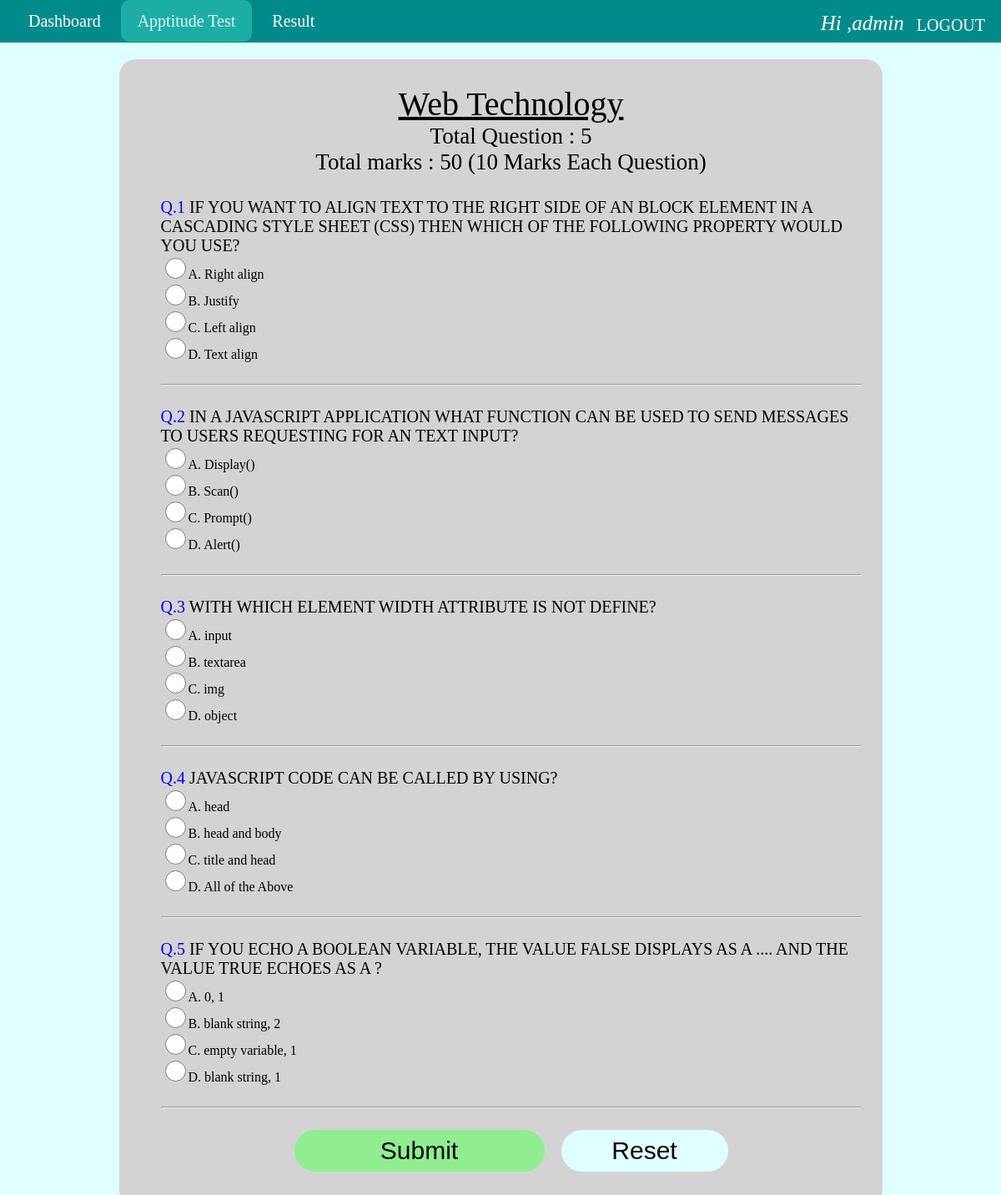
Screenshot of /test.php?topic=Web Technology (signed in) with the database file from the repository.
### tables this page shows
CREATE TABLE `test` (
  `id` int(11) NOT NULL,
  `topic` varchar(50) NOT NULL,
  `each_carry` int(11) NOT NULL,
  `q1` varchar(250) NOT NULL,
  `q1_option1` varchar(50) NOT NULL,
  `q1_option2` varchar(50) NOT NULL,
  `q1_option3` varchar(50) NOT NULL,
  `q1_option4` varchar(50) NOT NULL,
  `q1_answer` varchar(50) NOT NULL,
  `q2` varchar(250) NOT NULL,
  `q2_option1` varchar(50) NOT NULL,
  `q2_option2` varchar(50) NOT NULL,
  `q2_option3` varchar(50) NOT NULL,
  `q2_option4` varchar(50) NOT NULL,
  `q2_answer` varchar(50) NOT NULL,
  `q3` varchar(250) NOT NULL,
  `q3_option1` varchar(50) NOT NULL,
  `q3_option2` varchar(50) NOT NULL,
  `q3_option3` varchar(50) NOT NULL,
  `q3_option4` varchar(50) NOT NULL,
  `q3_answer` varchar(50) NOT NULL,
  `q4` varchar(250) NOT NULL,
  `q4_option1` varchar(50) NOT NULL,
  `q4_option2` varchar(50) NOT NULL,
  `q4_option3` varchar(50) NOT NULL,
  `q4_option4` varchar(50) NOT NULL,
  `q4_answer` varchar(50) NOT NULL,
  `q5` varchar(250) NOT NULL,
  `q5_option1` varchar(50) NOT NULL,
  `q5_option2` varchar(50) NOT NULL,
  `q5_option3` varchar(25) NOT NULL,
  `q5_option4` varchar(50) NOT NULL,
  `q5_answer` varchar(50) NOT NULL
);

### php/session.php (called while the page is built, shortened)
<?php
   if(!isset($_SESSION['login_user'])){
      header("location:login.php");
   }
   else{
	   $login_session = $_SESSION['login_user'];
   }
?>

### test.php (the view, shortened to what this page needs)
<?php
include("php/session.php");
if($_GET['topic']){
	$topic = $_GET['topic'];
	$sql = "select * from test where topic = '$topic' ";
	$query = mysqli_query($con,$sql);
	$result = mysqli_fetch_assoc($query);
	$total_question = 5;
	$total_marks = $total_question * $result['each_carry'];
?>
<html>
 <head>
 	<link rel="stylesheet" type="text/css" href="css/home.css">
 </head>
 <body bgcolor="lightcyan">
<nav>
	<a href="dashboard.php">Dashboard</a>
	<a href="test.php" class="active">Apptitude Test</a>
	<a href="result.php">Result</a>
	<a href="php/logout.php" style="float: right;margin: 0;padding: 5px;opacity: 1.0">LOGOUT</a>
	<font style="float: right;font-size: 25;padding-right:10px;font-style: italic; color: white">Hi ,<?php echo $login_session ?></font>
</nav>
 <center>
 <div>
 	<form onsubmit="return submitTest()" method="post" style="text-align: left;">
 		<center>
 		<p style="text-decoration: underline;margin-bottom: 0px;font-size: 40;margin-top: 5px;"><?php echo $_GET['topic'];?></p>
 		<p style="margin-top: 0px;font-size: 27;margin-bottom: 0px;">Total Question : <?php echo $total_question; ?></p>
 		<p style="font-size: 27;margin-top: 0px;">Total marks : <?php echo $total_marks; ?> (<?php echo $result['each_carry']; ?> Marks Each Question)</p>
 		</center>
		<label><font color="blue">Q.1</font> <?php echo $result['q1']; ?></label><br>
		<input type="radio" name="q1" value="<?php echo $result['q1_option1']; ?>">A. <?php echo $result['q1_option1']; ?><br>
		<input type="radio" name="q1" value="<?php echo $result['q1_option2']; ?>">B. <?php echo $result['q1_option2']; ?><br>
		<input type="radio" name="q1" value="<?php echo $result['q1_option3']; ?>">C. <?php echo $result['q1_option3']; ?><br>
		<input type="radio" name="q1" value="<?php echo $result['q1_option4']; ?>">D. <?php echo $result['q1_option4']; ?><br>
		<br><hr><br>
		<label>
			<font color="blue">Q.2</font> <?php echo $result['q2']; ?>
		</label><br>
		<input type="radio" name="q2" value="<?php echo $result['q2_option1']; ?>">A. <?php echo $result['q2_option1']; ?><br>
		<input type="radio" name="q2" value="<?php echo $result['q2_option2']; ?>">B. <?php echo $result['q2_option2']; ?><br>
		<input type="radio" name="q2" value="<?php echo $result['q2_option3']; ?>">C. <?php echo $result['q2_option3']; ?><br>
		<input type="radio" name="q2" value="<?php echo $result['q2_option4']; ?>">D. <?php echo $result['q2_option4']; ?><br>
		<br><hr><br>
			<label><font color="blue">Q.3</font> <?php echo $result['q3']; ?></label><br>
		<input type="radio" name="q3" value="<?php echo $result['q3_option1']; ?>">A. <?php echo $result['q3_option1']; ?><br>
		<input type="radio" name="q3" value="<?php echo $result['q3_option2']; ?>">B. <?php echo $result['q3_option2']; ?><br>
		<input type="radio" name="q3" value="<?php echo $result['q3_option3']; ?>">C. <?php echo $result['q3_option3']; ?><br>
		<input type="radio" name="q3" value="<?php echo $result['q3_option4']; ?>">D. <?php echo $result['q3_option4']; ?><br>
		<br><hr><br>
		<label>
			<font color="blue">Q.4</font> 	<?php echo $result['q4']; ?>
		</label><br>
		<input type="radio" name="q4" value="<?php echo $result['q4_option1']; ?>">A. <?php echo $result['q4_option1']; ?><br>
		<input type="radio" name="q4" value="<?php echo $result['q4_option2']; ?>">B. <?php echo $result['q4_option2']; ?><br>
		<input type="radio" name="q4" value="<?php echo $result['q4_option3']; ?>">C. <?php echo $result['q4_option3']; ?><br>
		<input type="radio" name="q4" value="<?php echo $result['q4_option4']; ?>">D. <?php echo $result['q4_option4']; ?><br>
		<br><hr><br>
			<label><font color="blue">Q.5</font> <?php echo $result['q5']; ?>
		</label><br>
		<input type="radio" name="q5" value="<?php echo $result['q5_option1']; ?>">A. <?php echo $result['q5_option1']; ?><br>
		<input type="radio" name="q5" value="<?php echo $result['q5_option2']; ?>">B. <?php echo $result['q5_option2']; ?><br>
		<input type="radio" name="q5" value="<?php echo $result['q5_option3']; ?>">C. <?php echo $result['q5_option3']; ?><br>
		<input type="radio" name="q5" value="<?php echo $result['q5_option4']; ?>">D. <?php echo $result['q5_option4']; ?><br>
		<br><hr><br>
		<center><button type="submit">Submit</button><input class="reset" type="reset" value="Reset"></center>
 	</form>
 </div>
 </center>
</body>
</html>
<?php
}
else{
	header("location:dashboard.php");
}
?>

### css/home.css (style rules this page uses)
body,html { padding: 0; margin: 0; }
nav { background-color: darkcyan; padding: 14px; }
nav a { color: white; text-decoration: none; font-size:20px; padding: 14px 20px; border-radius: 10px; }
nav a.active { background-color: lightseagreen; opacity: 0.9; }

### test.php (style rules this page uses)
div { padding: 25px; padding-left: 50px; margin: 20px; width: 70%; border-radius: 20px; border: hidden; background-color: lightgrey; }
input[type="radio"] { width: 25px; height: 25px; }
label { font-size: 20; text-transform: uppercase; }
button { width: 300px; font-size: 30; border-radius: 25px; border:solid lightgreen; background-color: lightgreen; padding: 5px; }
.reset { width: 200; font-size: 30; border-radius: 25px; border:solid lightcyan; background-color: lightcyan; padding: 5px; margin-left: 20px; }

### rows the page displays
test: each_carry "50", each_carry "10", q1 "IF YOU WANT TO ALIGN TEXT TO THE RIGHT SIDE OF AN BLOCK ELEMENT IN A CASCADING STYLE SHEET (CSS) THEN WHICH OF THE FOLLOWING PROPERTY WOULD YOU USE?", q1_option1 "Right align", q1_option2 "Justify", q1_option3 "Left align", q1_option4 "Text align", q2 "IN A JAVASCRIPT APPLICATION WHAT FUNCTION CAN BE USED TO SEND MESSAGES TO USERS REQUESTING FOR AN TEXT INPUT?", q2_option1 "Display()", q2_option2 "Scan()", q2_option3 "Prompt()", q2_option4 "Alert()", q3 "WITH WHICH ELEMENT WIDTH ATTRIBUTE IS NOT DEFINE?", q3_option1 "input", q3_option2 "textarea", q3_option3 "img", q3_option4 "object", q4 "JAVASCRIPT CODE CAN BE CALLED BY USING?", q4_option1 "head", q4_option2 "head and body", q4_option3 "title and head", q4_option4 "All of the Above", q5 "IF YOU ECHO A BOOLEAN VARIABLE, THE VALUE FALSE DISPLAYS AS A .... AND THE VALUE TRUE ECHOES AS A ?", q5_option1 "0, 1", q5_option2 "blank string, 2", q5_option3 "empty variable, 1", q5_option4 "blank string, 1"

### other values shown
$login_session "admin"
$_GET['topic'] "Web Technology"
$total_question "5"
